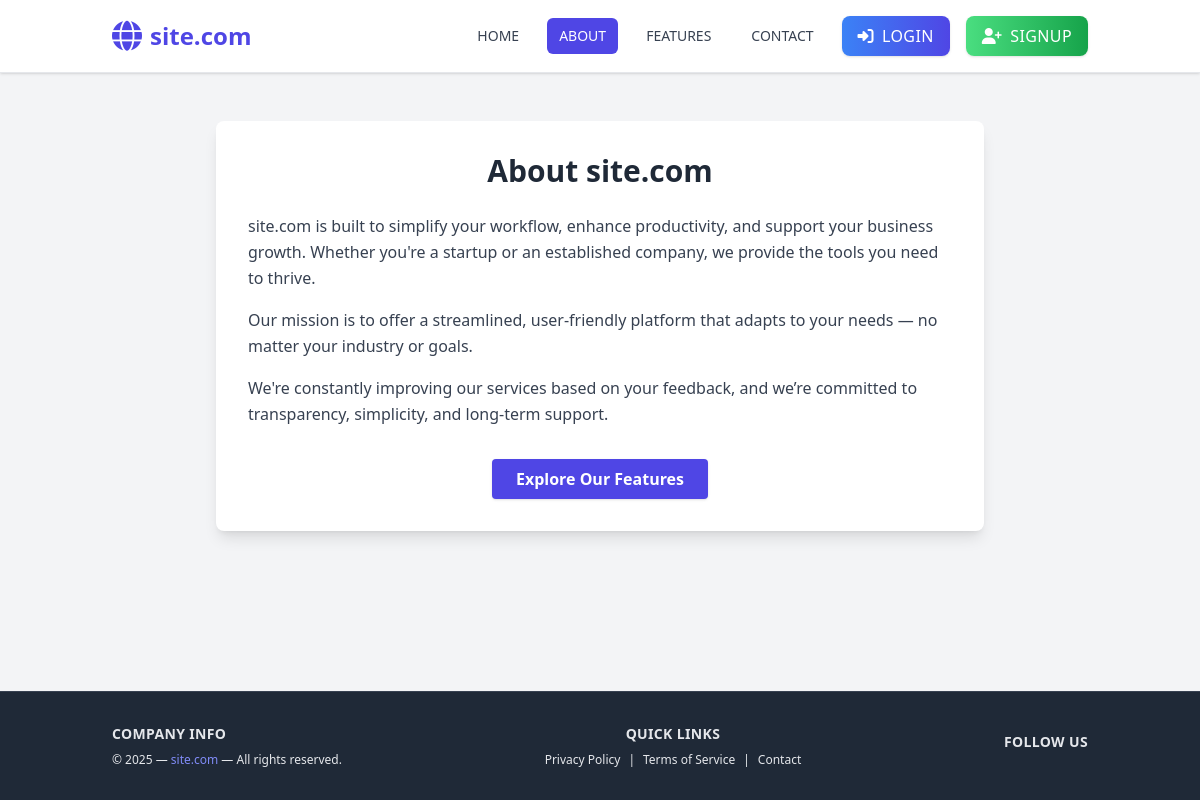
Page /about.php on the earlier database version.
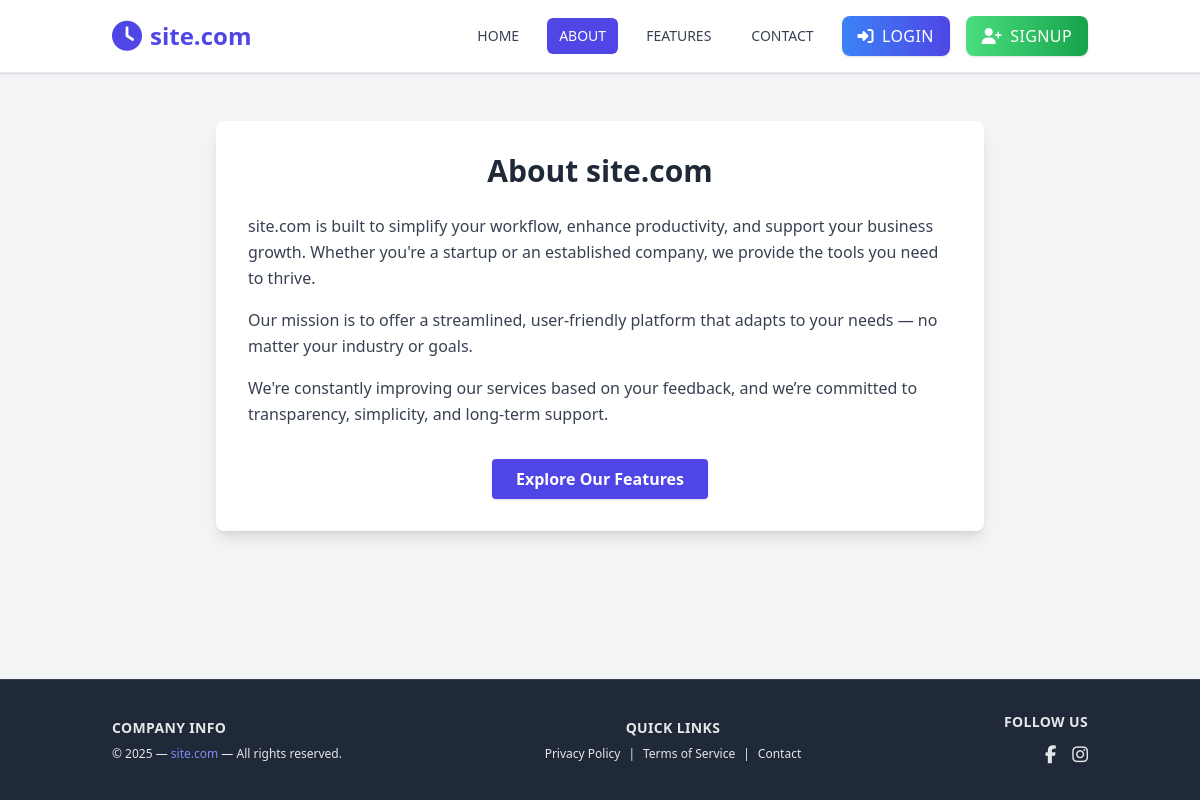
Same page on the later database version.
### tables this page shows
CREATE TABLE `settings` (
  `id` int(11) NOT NULL,
  `site_name` varchar(255) NOT NULL,
  `site_icon` varchar(255) DEFAULT 'fas fa-globe',
  `contact_email` varchar(255) NOT NULL,
  `recaptcha_site_key` varchar(255) NOT NULL,
  `recaptcha_secret_key` varchar(255) NOT NULL,
  `price_gbp` decimal(10,2) DEFAULT NULL,
  `stripe_mode` enum('live','test') DEFAULT 'test',
  `stripe_test_secret_key` varchar(255) DEFAULT NULL,
  `stripe_test_publishable_key` varchar(255) DEFAULT NULL,
  `stripe_live_secret_key` varchar(255) DEFAULT NULL,
  `stripe_live_publishable_key` varchar(255) DEFAULT NULL,
  `facebook_link` varchar(255) DEFAULT NULL,
  `twitter_link` varchar(255) DEFAULT NULL,
  `instagram_link` varchar(255) DEFAULT NULL,
  `home_meta_title` varchar(255) DEFAULT NULL,
  `home_meta_description` text DEFAULT NULL
);

### includes/inc-functions.php (called while the page is built, shortened)
<?php
function fullUrl() {
    try {
        $protocol = 'http';
        $host      = $_SERVER['HTTP_HOST'] ?? 'localhost';
        $scriptDir = str_replace(basename($_SERVER['SCRIPT_NAME']), '', $_SERVER['SCRIPT_NAME']);
        return sprintf("%s://%s%s", $protocol, $host, $scriptDir);
    } catch (Exception $e) {
        error_log('Error generating full URL: ' . $e->getMessage());
        return '/';
    }
}
function getSiteSettings() {
    $db       = DB::getInstance();
    $settings = $db->selectOne("SELECT * FROM settings WHERE id = 1") ?? [];
    $defaults = [
        'site_name'        => 'Your Site Name',
        'site_description' => 'Your site description.',
        'contact_email'    => 'no-reply@example.com',
    ];
    return array_merge($defaults, $settings);
}
function isActive($page) {
    $current = basename($_SERVER['PHP_SELF']);
    if ($current === $page) {
        return 'bg-indigo-600 text-white px-3 py-2 text-sm font-medium uppercase rounded-md';
    }
    return 'text-gray-700 hover:bg-gray-100 px-3 py-2 text-sm font-medium uppercase rounded-md transition';
}
function isLoggedIn() {
    return isset($_SESSION['user_id']);
}

### includes/inc-db-connection.php (called while the page is built, shortened)
<?php
class DB
{
    private static $instance;
    private $pdo;
    public static function getInstance() {
        if (is_null(self::$instance)) {
            self::$instance = new DB();
        }
        return self::$instance;
    }
    private function __construct() {
        try {
            $this->pdo = new PDO(
                sprintf('%s:host=%s;dbname=%s', DRIVER, HOST, DATA),
                USER,
                PASS,
                [
                    PDO::MYSQL_ATTR_USE_BUFFERED_QUERY => true,
                    PDO::ATTR_ERRMODE => PDO::ERRMODE_EXCEPTION,
                    PDO::MYSQL_ATTR_INIT_COMMAND => 'SET NAMES utf8mb4; SET CHARACTER SET utf8mb4;',
                ]
            );
        } catch (Exception $ex) {
            throw new Exception('Cannot connect to the database.');
        }
    }
    public function select($query, array $params = [], $fetchType = PDO::FETCH_ASSOC) {
        $command = $this->pdo->prepare($query);
        if (!$command->execute()) {
            throw new Exception('DB::select(): Can\'t execute query.');
        }
        return $command->fetchAll($fetchType);
    }
    public function selectOne($query, array $params = [], $fetchType = PDO::FETCH_ASSOC) {
        $rows = $this->select($query, $params, $fetchType);
        return array_shift($rows);
    }
}
?>

### about.php (the view, shortened to what this page needs)
<?php
require_once(__DIR__ . "/includes/inc-db-connection.php");
require_once(__DIR__ . "/includes/inc-functions.php");
$siteSettings = getSiteSettings();
$siteName = $siteSettings['site_name'] ?? 'Our SaaS Platform';
include(__DIR__ . "/includes/inc-header.php");
?>
<main class="container mx-auto my-12 px-4">
    <section class="max-w-3xl mx-auto bg-white p-8 shadow-lg rounded-lg">
        <h1 class="text-3xl font-bold text-center text-gray-800 mb-6">About <?= htmlspecialchars($siteName) ?></h1>
        <div class="text-gray-700 leading-relaxed space-y-4">
            <p><?= htmlspecialchars($siteName) ?> is built to simplify your workflow, enhance productivity, and support your business growth. Whether you're a startup or an established company, we provide the tools you need to thrive.</p>
            <p>Our mission is to offer a streamlined, user-friendly platform that adapts to your needs — no matter your industry or goals.</p>
            <p>We're constantly improving our services based on your feedback, and we’re committed to transparency, simplicity, and long-term support.</p>
        </div>
        <div class="mt-8 text-center">
            <a href="<?= fullUrl() ?>features/" class="inline-block bg-indigo-600 hover:bg-indigo-700 text-white font-semibold py-2 px-6 rounded shadow transition duration-200">
                Explore Our Features
            </a>
        </div>
    </section>
</main>
<?php include(__DIR__ . "/includes/inc-footer.php"); ?>

### includes/inc-header.php (shortened to what this page needs)
<?php
require_once(__DIR__ . '/inc-db-connection.php');
require_once(__DIR__ . '/inc-functions.php');
$siteSettings  = getSiteSettings();
?>
<!DOCTYPE html>
<html lang="en" class="antialiased">
<head>
  <script src="https://cdn.tailwindcss.com"></script>
  <link rel="stylesheet" href="<?= htmlspecialchars(fullUrl() . 'css/style.css', ENT_QUOTES, 'UTF-8') ?>">
</head>
<body class="font-sans bg-gray-100 min-h-screen flex flex-col">
<header>
  <nav class="bg-white border-b border-gray-200 shadow sticky top-0 z-50">
    <div class="container mx-auto px-6 py-4 flex items-center justify-between">
      <a href="<?= htmlspecialchars(fullUrl(), ENT_QUOTES, 'UTF-8') ?>"
         class="flex items-center space-x-2 text-2xl font-bold text-indigo-600 hover:opacity-90 transition">
        <i class="<?= htmlspecialchars($siteSettings['site_icon'] ?? 'fas fa-globe', ENT_QUOTES) ?> fa-lg"></i>
        <span><?= htmlspecialchars($siteSettings['site_name'] ?? 'My SaaS Application', ENT_QUOTES) ?></span>
      </a>
      <div class="hidden md:flex items-center space-x-4">
        <a href="<?= fullUrl() ?>"
           class="<?= isActive('index.php') ?>">
          Home
        </a>
        <a href="<?= fullUrl() . 'about/' ?>"
           class="<?= isActive('about.php') ?>">
          About
        </a>
        <a href="<?= fullUrl() . 'features/' ?>"
           class="<?= isActive('features.php') ?>">
          Features
        </a>
        <a href="<?= fullUrl() . 'contact/' ?>"
           class="<?= isActive('contact.php') ?>">
          Contact
        </a>
        <?php if (!isLoggedIn()): ?>
          <a href="<?= fullUrl() . 'login/' ?>"
             class="uppercase tracking-wide inline-flex items-center bg-gradient-to-r from-blue-500 to-indigo-600 text-white px-4 py-2 rounded-lg shadow hover:from-blue-600 hover:to-indigo-700 transition">
            <i class="fas fa-sign-in-alt mr-2"></i> LOGIN
          </a>
          <a href="<?= fullUrl() . 'signup/' ?>"
             class="uppercase tracking-wide inline-flex items-center bg-gradient-to-r from-green-400 to-green-600 text-white px-4 py-2 rounded-lg shadow hover:from-green-500 hover:to-green-700 transition">
            <i class="fas fa-user-plus mr-2"></i> SIGNUP
          </a>
        <?php endif; ?>
      </div>
    </div>
  </nav>
</header>

### includes/inc-footer.php (shortened to what this page needs)
<footer class="mt-auto bg-gray-800 text-gray-200 border-t border-gray-700">
  <div class="container mx-auto px-6 py-8 flex flex-col md:flex-row justify-between items-center">
    <div class="mb-6 md:mb-0 text-center md:text-left">
      <h4 class="text-sm font-semibold uppercase tracking-wide mb-2">Company Info</h4>
      <p class="text-xs">
        &copy; <?= date('Y'); ?> &mdash;
        <a href="<?= htmlspecialchars(fullUrl(), ENT_QUOTES, 'UTF-8'); ?>"
           class="text-indigo-400 hover:text-indigo-300 transition">
          <?= htmlspecialchars($siteSettings['site_name'] ?? 'My SaaS Application', ENT_QUOTES, 'UTF-8'); ?>
        </a>
        &mdash; All rights reserved.
      </p>
    </div>
	<div class="mb-6 md:mb-0 text-center">
	  <h4 class="text-sm font-semibold uppercase tracking-wide mb-2">Quick Links</h4>
	  <ul class="flex flex-col md:flex-row items-center text-xs">
		<li>
		  <a href="<?= fullUrl() . 'privacy-policy/'; ?>"
			 class="hover:text-white transition">
			Privacy Policy
		  </a>
		</li>
		<li class="hidden md:inline mx-2">|</li>
		<li>
		  <a href="<?= fullUrl() . 'terms-of-service/'; ?>"
			 class="hover:text-white transition">
			Terms of Service
		  </a>
		</li>
		<li class="hidden md:inline mx-2">|</li>
		<li>
		  <a href="<?= fullUrl() . 'contact/'; ?>"
			 class="hover:text-white transition">
			Contact
		  </a>
		</li>
	  </ul>
	</div>
    <div class="text-center md:text-right">
      <h4 class="text-sm font-semibold uppercase tracking-wide mb-2">Follow Us</h4>
      <div class="flex justify-center md:justify-end space-x-4 text-lg">
        <?php if (!empty($siteSettings['facebook_link'])): ?>
          <a href="<?= htmlspecialchars($siteSettings['facebook_link'], ENT_QUOTES, 'UTF-8'); ?>"
             class="hover:text-indigo-400 transition" target="_blank" rel="noopener">
            <i class="fab fa-facebook-f"></i>
          </a>
        <?php endif; ?>
        <?php if (!empty($siteSettings['instagram_link'])): ?>
          <a href="<?= htmlspecialchars($siteSettings['instagram_link'], ENT_QUOTES, 'UTF-8'); ?>"
             class="hover:text-indigo-400 transition" target="_blank" rel="noopener">
            <i class="fab fa-instagram"></i>
          </a>
        <?php endif; ?>
      </div>
    </div>
  </div>
</footer>
</body>
</html>

### css/style.css (style rules this page uses)
body { font-family: 'Poppins', sans-serif; }

Differences in the rows shown:
changed settings "site.com": site_icon "fas fa-globe" → "fas fa-clock" (drawn)
